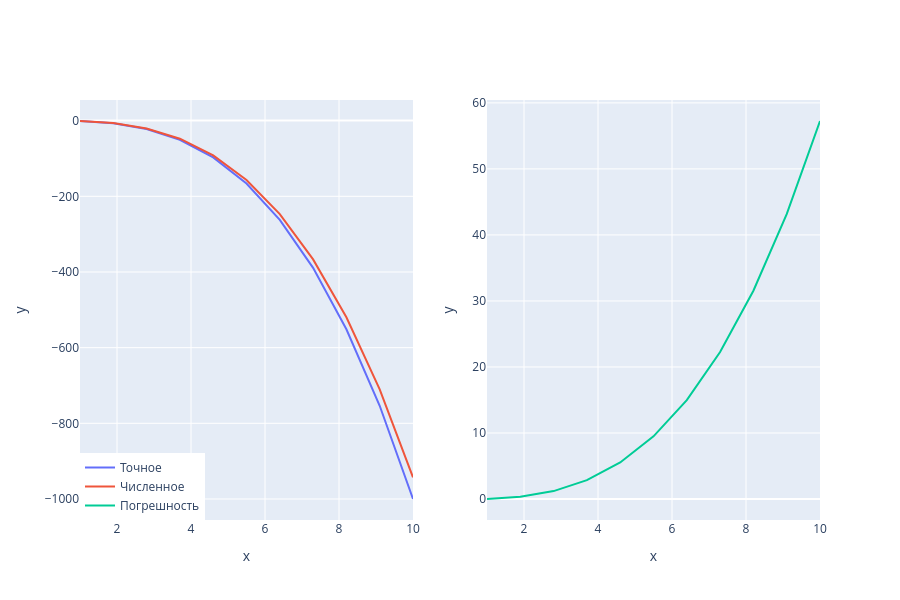
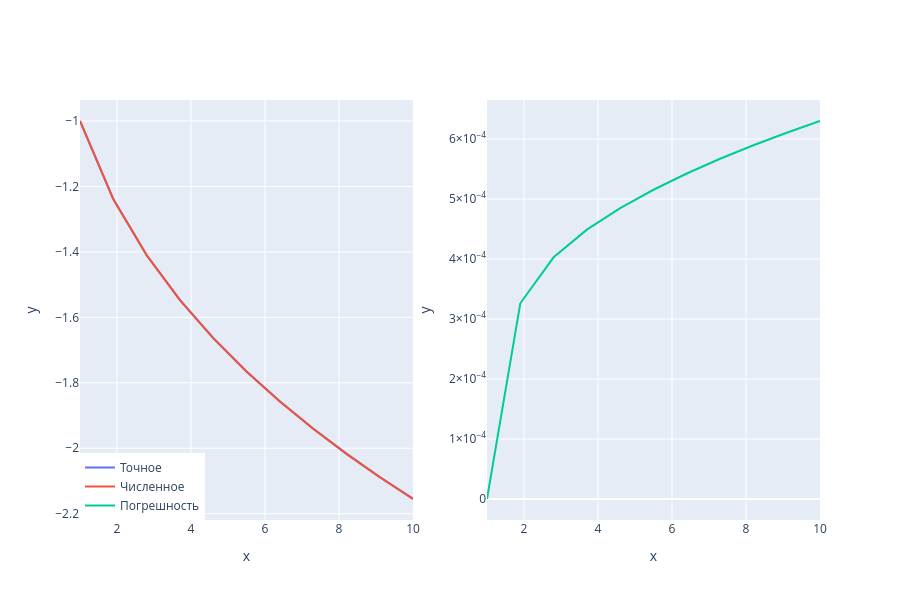
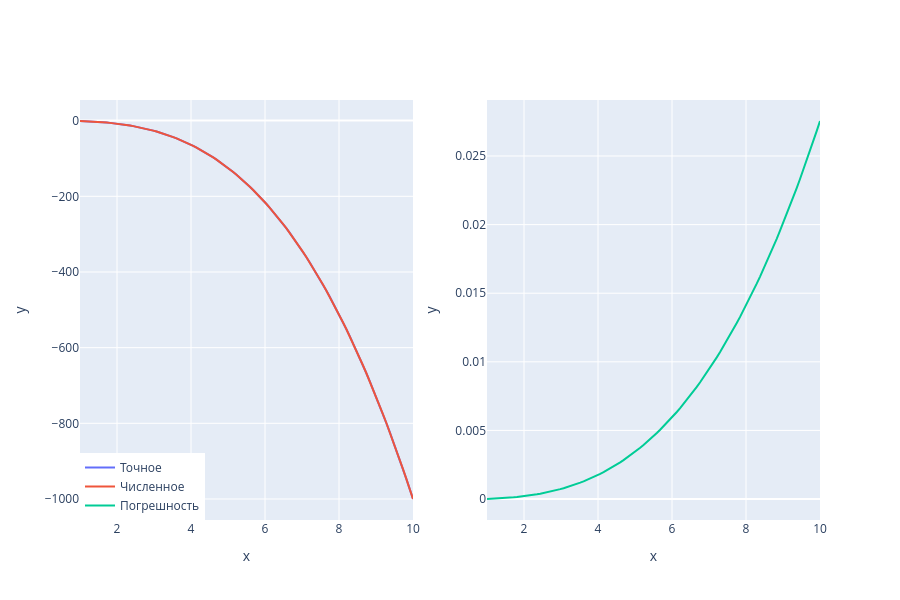
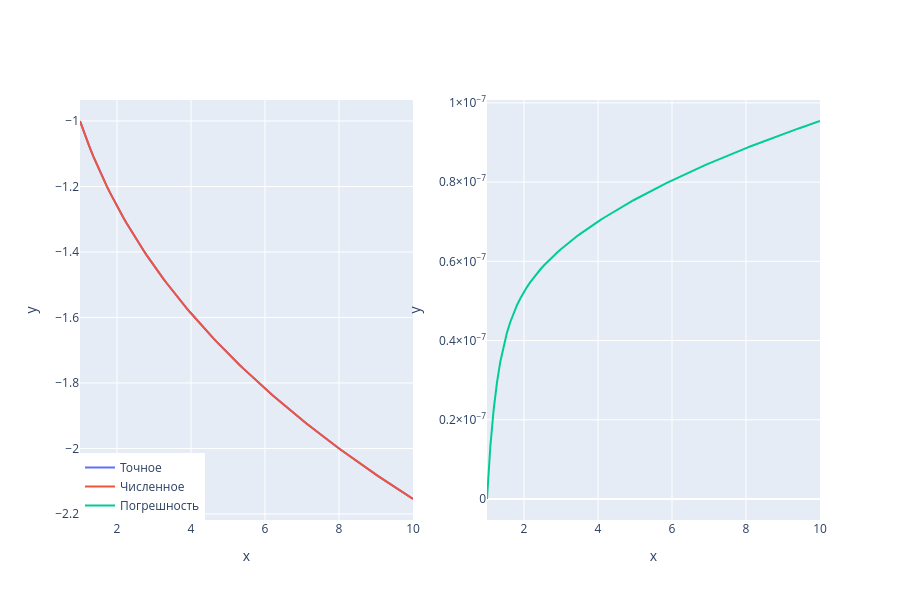

The cell these charts' notebook holds for them, in order:
### Markdown cell above
# Графики

### Code cell
def compare_solutions(n: int, f: Callable[[float, float], float], y: Callable[[float], float], title: str):
    x = np.linspace(x_0, x_n, n + 1)

    y_exact = np.array([y(xi) for xi in x])
    y_numeric = np.array(runge_kutta_4(n, f, x))
    error = np.abs(y_exact - y_numeric)

    figure = make_subplots(rows=1, cols=2)

    figure.add_trace(
        go.Scatter(x=x, y=y_exact, mode="lines", name="Точное"),
        row=1, col=1,
    )
    figure.add_trace(
        go.Scatter(x=x, y=y_numeric, mode="lines", name="Численное"),
        row=1, col=1,
    )

    figure.add_trace(
        go.Scatter(x=x, y=error, mode="lines", name="Погрешность",
                   showlegend=True),
        row=1, col=2,
    )

    figure.update_yaxes(exponentformat="power", row=1, col=1)
    figure.update_yaxes(exponentformat="power", row=1, col=2)
    figure.update_xaxes(title_text="x", row=1, col=1)
    figure.update_xaxes(title_text="x", row=1, col=2)
    figure.update_yaxes(title_text="y", row=1, col=1)
    figure.update_yaxes(title_text="y", row=1, col=2)

    figure.update_layout(
        height=600,
        legend=dict(
            orientation="v", 
            xanchor="left", 
            yanchor="bottom", 
            x=0,
            y=0
        ),
    )
    figure.show()

ns = [10, 100, 1000]
for n in ns:
    compare_solutions(n, f_1, y_1, "3y = xy'")
    compare_solutions(n, f_2, y_2, "y = 3xy'")
